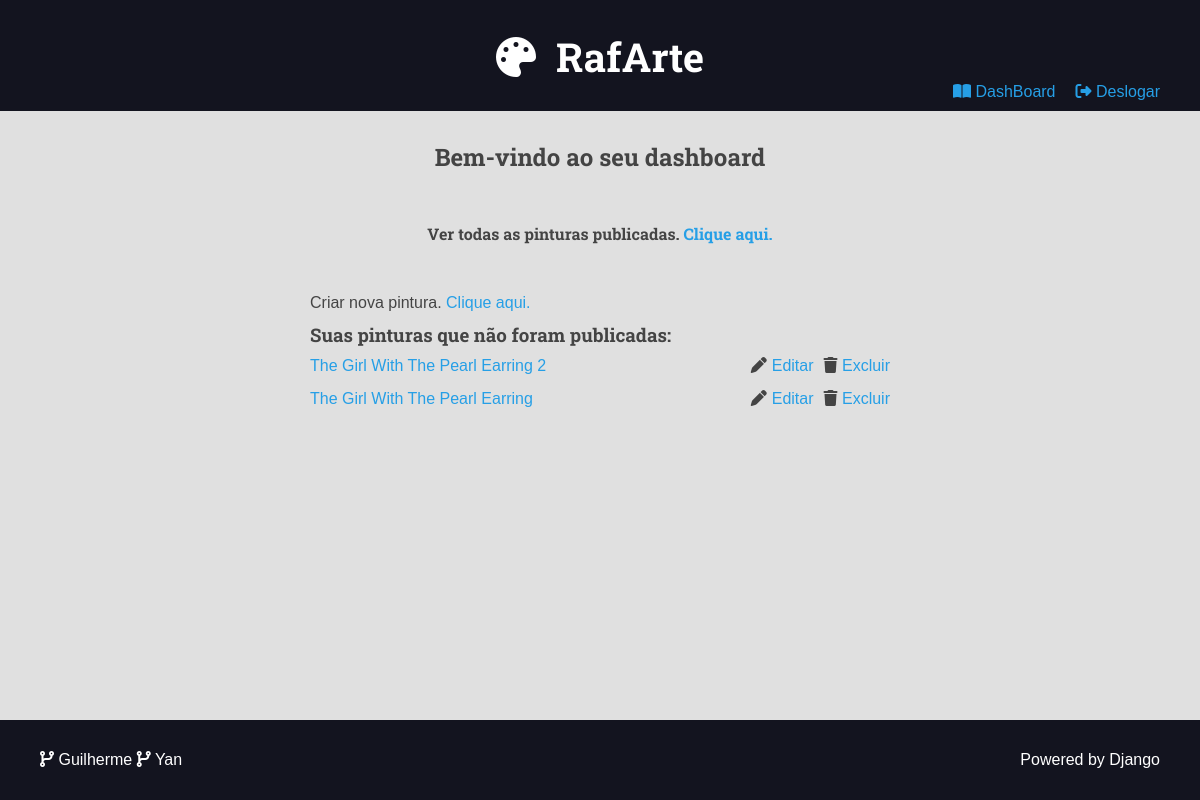
/user/dashboard/ (signed in), run on the app's committed database.
### museum/models.py (models this page shows, shortened)
class Painting(models.Model):
    name = models.CharField(max_length=50)
    date = models.DateField(null=True, blank=True)
    description = models.TextField(blank=True)
    cover = models.ImageField(upload_to='museum/cover/%Y/%m/%d/')
    post_date = models.DateField(auto_now=True)
    summary = models.CharField(max_length=250)
    is_published = models.BooleanField(default=False)
    author = models.ManyToManyField(
        Author, blank=True,
        default=None
    )
    church = models.ForeignKey(
        Church, on_delete=models.SET_NULL, null=True, blank=True,
        default=None
    )
    engraving = models.ManyToManyField(
        Engraving, blank=True,
        default=None
    )
    post_author = models.ForeignKey(
        User, on_delete=models.SET_NULL, null=True
    )

### user/views.py (the view)
# urls.py: path('dashboard/', views.dashboard, name='dashboard'),
@require_GET
@login_required(login_url='user:login')
def dashboard(request:HttpRequest) -> HttpResponse:
    user = request.user
    paintings = Painting.objects.filter(
        is_published=False, post_author=user
    ).order_by('-id')
    return render(request, 'user/pages/dashboard.html', {
        'paintings': paintings,
        'search': False,
    })

### user/templates/user/pages/dashboard.html (shortened to what this page needs)
{% extends 'templates/pages/global.html' %}
{% block content %}
    <div class="main-content center container">
        <h2>Bem-vindo ao seu dashboard {{ request.user.first_name }}</h2>
        <div class='login-message'>
            <h4>Ver todas as pinturas publicadas. <a href="{% url 'painting:home' %}">Clique aqui.</a></h4>
        </div>
        <div class="authors-dashboard-container">
            <div class='login-message'>
                Criar nova pintura. <a href="{% url 'user:painting_create' %}">Clique aqui.</a>
            </div>
            <h3>Suas pinturas que não foram publicadas:</h3>
            <ul>
                {% for painting in paintings %}
                    <div class="painting-list-not-published">
                        <li>
                            <div class="painting-modification">
                                <a href="{% url 'painting:detail_not_published' painting.id %}">{{painting.name}}</a>
                                <div class="painting-edit">
                                    <i class="fas fa-pen"></i>
                                    <a href="{% url 'user:painting_edit' painting.id %}">Editar</a>
                                    <form action="{% url 'user:painting_delete' painting.id %}" method="POST">
                                        <i class="fas fa-trash"></i>
                                        <button class="plaintext-button" type="submit">Excluir</button>
                                    </form>
                                </div>
                            </div>
                        </li>
                    </div>
                {%empty%}
                    <h3>Nenhuma pintura, não publicada, encontrada para este usuário.</h3>
                {% endfor %}
            </ul>
        </div>
    </div>
{% endblock content %}

### website/static/css/style.css (style rules this page uses)
:root { --color-primary: #269fe6; --color-primary-hover: #2086c2; --color-primary-dark: #13141f; --color-primary-dark-hover: #212336; --color-primary-light: #d4ecfa; --color-primary-light-hover: #bdd8e7; --color-white: #fff; --color-black: #000; --color-dark-text: #444; --color-info-light: #cce5ff; --color-debug-light: #cce5ff; --color-success-light: #d4edda; --color-alert-light: #fff3cd; --color-warning-light: #fff3cd; --color-error-light: #f8d7da; --color-info-dark: #4d86c4; --color-debug-dark: #4d86c4; --color-success-dark: #4a9c5d; --color-alert-dark: #927f40; --color-warning-dark: #927f40; --color-error-dark: #da525d; --color-gray-0: #f9f9f9; --color-gray-1: #e0e0e0; --color-gray-2: #c7c7c7; --color-gray-3: #aeaeae; --color-gray-4: #959595; --color-gray-5: #7d7d7d; --color-gray-6: #646464; --color-gray-7: #4b4b4b; --color-gray-8: #323232; --color-gray-9: #191919; --color-light-gray: rgb(247, 247, 247); --font-primary: sans-serif; --font-headings: "Roboto Slab", serif; --spacing-gutter-medium: 3rem; --spacing-gutter-large: 4rem; }
* { padding: 0; margin: 0; box-sizing: border-box; }
html { font-size: 62.5%; min-height: 100%; }
body { font-size: 1.6rem; position: relative; min-height: 100%; font-family: var(--font-primary); background: var(--color-gray-1); color: var(--color-dark-text); }
h1, h2, h3, h4, h5, h6 { font-family: var(--font-headings); }
h2 { text-align: center; margin-bottom: 5rem; }
a { color: var(--color-primary); text-decoration: none; }
.container { max-width: 144rem; margin: 0 auto; padding: var(--spacing-gutter-medium); }
.main-content { padding-top: 0; }
.plaintext-button { display: inline; border: none; background: none; cursor: pointer; color: var(--color-primary); font-size: 1.6rem; }
.login-message { margin: 1rem 0; }
.authors-dashboard-container { max-width: 64rem; text-align: left; padding: var(--spacing-gutter-medium); margin: 0 auto; }
.authors-dashboard-container h3, .authors-dashboard-container p, .authors-dashboard-container ul { list-style-type: none; margin: 1rem 0; }
.center { text-align: center; }
.painting-list-not-published { margin-bottom: 15px; }
.painting-modification { display: flex; justify-content: space-between; }
.painting-edit { display: flex; }
.painting-edit a { margin-right: 10px; }
.painting-edit i { margin-right: 5px; }
.painting-edit form i { margin-right: 0px; }

### data on the page
Painting: name "The Girl With The Pearl Earring 2"
Painting: name "The Girl With The Pearl Earring"
